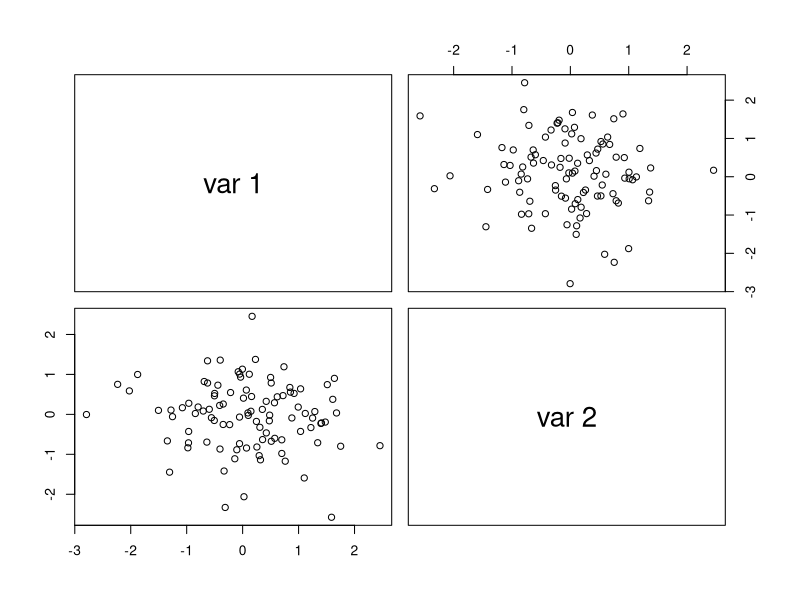

This figure's R source:
# criando matriz 100x2 para teste de correlação
matriz <- matrix(rnorm(200, mean = 0, sd = 1), nrow = 100, ncol = 2)

# correlação entre os vetores da matriz
correlacao <- cor(matriz)

# estrutura da correlaçao
str(correlacao)

# plotando os dados da matriz
pairs(matriz)
